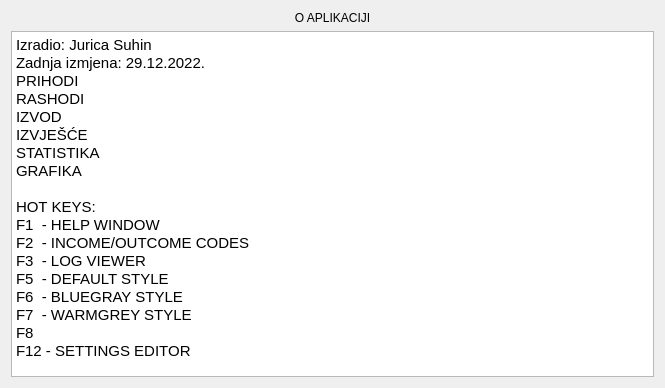
<?xml version="1.0" encoding="UTF-8"?>
<ui version="4.0">
 <class>Dialog</class>
 <widget class="QDialog" name="Dialog">
  <property name="geometry">
   <rect>
    <x>0</x>
    <y>0</y>
    <width>665</width>
    <height>388</height>
   </rect>
  </property>
  <property name="windowTitle">
   <string>Dialog</string>
  </property>
  <property name="styleSheet">
   <string notr="true"/>
  </property>
  <layout class="QVBoxLayout" name="verticalLayout">
   <item>
    <widget class="QLabel" name="label">
     <property name="styleSheet">
      <string notr="true">font: 14pt &quot;Calibri&quot;;</string>
     </property>
     <property name="text">
      <string>O APLIKACIJI</string>
     </property>
     <property name="alignment">
      <set>Qt::AlignCenter</set>
     </property>
    </widget>
   </item>
   <item>
    <widget class="QTextBrowser" name="textBrowser">
     <property name="styleSheet">
      <string notr="true"/>
     </property>
     <property name="html">
      <string>&lt;!DOCTYPE HTML PUBLIC &quot;-//W3C//DTD HTML 4.0//EN&quot; &quot;http://www.w3.org/TR/REC-html40/strict.dtd&quot;&gt;
&lt;html&gt;&lt;head&gt;&lt;meta name=&quot;qrichtext&quot; content=&quot;1&quot; /&gt;&lt;style type=&quot;text/css&quot;&gt;
p, li { white-space: pre-wrap; }
&lt;/style&gt;&lt;/head&gt;&lt;body style=&quot; font-family:'MS Shell Dlg 2'; font-size:8.25pt; font-weight:400; font-style:normal;&quot;&gt;
&lt;p style=&quot; margin-top:0px; margin-bottom:0px; margin-left:0px; margin-right:0px; -qt-block-indent:0; text-indent:0px;&quot;&gt;&lt;span style=&quot; font-size:11pt;&quot;&gt;Izradio: Jurica Suhin&lt;/span&gt;&lt;/p&gt;
&lt;p style=&quot; margin-top:0px; margin-bottom:0px; margin-left:0px; margin-right:0px; -qt-block-indent:0; text-indent:0px;&quot;&gt;&lt;span style=&quot; font-size:11pt;&quot;&gt;Zadnja izmjena: 29.12.2022.&lt;/span&gt;&lt;/p&gt;
&lt;p style=&quot; margin-top:0px; margin-bottom:0px; margin-left:0px; margin-right:0px; -qt-block-indent:0; text-indent:0px;&quot;&gt;&lt;span style=&quot; font-size:11pt;&quot;&gt;PRIHODI&lt;/span&gt;&lt;/p&gt;
&lt;p style=&quot; margin-top:0px; margin-bottom:0px; margin-left:0px; margin-right:0px; -qt-block-indent:0; text-indent:0px;&quot;&gt;&lt;span style=&quot; font-size:11pt;&quot;&gt;RASHODI&lt;/span&gt;&lt;/p&gt;
&lt;p style=&quot; margin-top:0px; margin-bottom:0px; margin-left:0px; margin-right:0px; -qt-block-indent:0; text-indent:0px;&quot;&gt;&lt;span style=&quot; font-size:11pt;&quot;&gt;IZVOD&lt;/span&gt;&lt;/p&gt;
&lt;p style=&quot; margin-top:0px; margin-bottom:0px; margin-left:0px; margin-right:0px; -qt-block-indent:0; text-indent:0px;&quot;&gt;&lt;span style=&quot; font-size:11pt;&quot;&gt;IZVJEŠĆE&lt;/span&gt;&lt;/p&gt;
&lt;p style=&quot; margin-top:0px; margin-bottom:0px; margin-left:0px; margin-right:0px; -qt-block-indent:0; text-indent:0px;&quot;&gt;&lt;span style=&quot; font-size:11pt;&quot;&gt;STATISTIKA&lt;/span&gt;&lt;/p&gt;
&lt;p style=&quot; margin-top:0px; margin-bottom:0px; margin-left:0px; margin-right:0px; -qt-block-indent:0; text-indent:0px;&quot;&gt;&lt;span style=&quot; font-size:11pt;&quot;&gt;GRAFIKA&lt;/span&gt;&lt;/p&gt;
&lt;p style=&quot;-qt-paragraph-type:empty; margin-top:0px; margin-bottom:0px; margin-left:0px; margin-right:0px; -qt-block-indent:0; text-indent:0px; font-size:11pt;&quot;&gt;&lt;br /&gt;&lt;/p&gt;
&lt;p style=&quot; margin-top:0px; margin-bottom:0px; margin-left:0px; margin-right:0px; -qt-block-indent:0; text-indent:0px;&quot;&gt;&lt;span style=&quot; font-size:11pt;&quot;&gt;HOT KEYS:&lt;/span&gt;&lt;/p&gt;
&lt;p style=&quot; margin-top:0px; margin-bottom:0px; margin-left:0px; margin-right:0px; -qt-block-indent:0; text-indent:0px;&quot;&gt;&lt;span style=&quot; font-size:11pt;&quot;&gt;F1  - HELP WINDOW&lt;/span&gt;&lt;/p&gt;
&lt;p style=&quot; margin-top:0px; margin-bottom:0px; margin-left:0px; margin-right:0px; -qt-block-indent:0; text-indent:0px;&quot;&gt;&lt;span style=&quot; font-size:11pt;&quot;&gt;F2  - INCOME/OUTCOME CODES&lt;/span&gt;&lt;/p&gt;
&lt;p style=&quot; margin-top:0px; margin-bottom:0px; margin-left:0px; margin-right:0px; -qt-block-indent:0; text-indent:0px;&quot;&gt;&lt;span style=&quot; font-size:11pt;&quot;&gt;F3  - LOG VIEWER&lt;/span&gt;&lt;/p&gt;
&lt;p style=&quot; margin-top:0px; margin-bottom:0px; margin-left:0px; margin-right:0px; -qt-block-indent:0; text-indent:0px;&quot;&gt;&lt;span style=&quot; font-size:11pt;&quot;&gt;F5  - DEFAULT STYLE&lt;/span&gt;&lt;/p&gt;
&lt;p style=&quot; margin-top:0px; margin-bottom:0px; margin-left:0px; margin-right:0px; -qt-block-indent:0; text-indent:0px;&quot;&gt;&lt;span style=&quot; font-size:11pt;&quot;&gt;F6  - BLUEGRAY STYLE&lt;/span&gt;&lt;/p&gt;
&lt;p style=&quot; margin-top:0px; margin-bottom:0px; margin-left:0px; margin-right:0px; -qt-block-indent:0; text-indent:0px;&quot;&gt;&lt;span style=&quot; font-size:11pt;&quot;&gt;F7  - WARMGREY STYLE&lt;/span&gt;&lt;/p&gt;
&lt;p style=&quot; margin-top:0px; margin-bottom:0px; margin-left:0px; margin-right:0px; -qt-block-indent:0; text-indent:0px;&quot;&gt;&lt;span style=&quot; font-size:11pt;&quot;&gt;F8&lt;/span&gt;&lt;/p&gt;
&lt;p style=&quot; margin-top:0px; margin-bottom:0px; margin-left:0px; margin-right:0px; -qt-block-indent:0; text-indent:0px;&quot;&gt;&lt;span style=&quot; font-size:11pt;&quot;&gt;F12 - SETTINGS EDITOR&lt;/span&gt;&lt;/p&gt;&lt;/body&gt;&lt;/html&gt;</string>
     </property>
    </widget>
   </item>
  </layout>
 </widget>
 <resources/>
 <connections/>
</ui>
